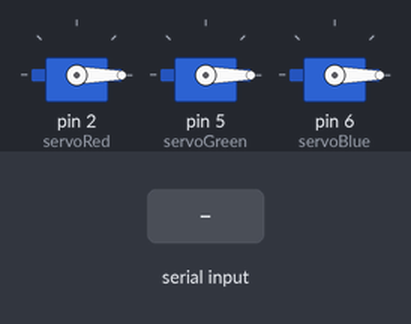
A sketch run on a simulated Arduino Uno, built with avr-gcc and run on an emulated ATmega328P. On the bench: 3 × servo. The test bench sets the inputs (shaded band).

Above: at 1.2 s.
1.3 s: "R" received over Serial
At 1.6 s:
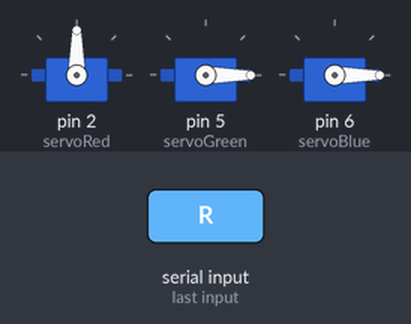
Timing chart, 0 to 7.8 s (numbered marks = the images above; inputs shaded):
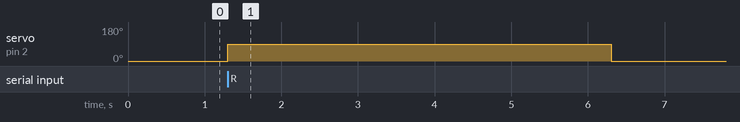

The sketch:

sketch_dec23a.ino
```cpp
#include <Servo.h>

// Initialize three servos
Servo servoRed;
Servo servoGreen;
Servo servoBlue;

void setup() {
  Serial.begin(9600);

  // Attach servos to pins
  servoRed.attach(2);
  servoGreen.attach(5);
  servoBlue.attach(6);

  // Set initial positions
  servoRed.write(0);
  servoGreen.write(0);
  servoBlue.write(0);
}

void loop() {
  if (Serial.available() > 0) {
    char command = Serial.read();

    // Move the corresponding servo based on the command
    if (command == 'R') {
      servoRed.write(90);  // Adjust angle for Red
      delay(5000);
      servoRed.write(0);   // Reset position
    } else if (command == 'G') {
      servoGreen.write(90);  // Adjust angle for Green
      delay(5000);
      servoGreen.write(0);   // Reset position
    } else if (command == 'B') {
      servoBlue.write(90);  // Adjust angle for Blue
      delay(5000);
      servoBlue.write(0);   // Reset position
    }
  }
}
```

Measured:
- after the input at 1.3 s, servo on pin 2 (servoRed): 0° → 90° at once, → 0° 5.0 s later
